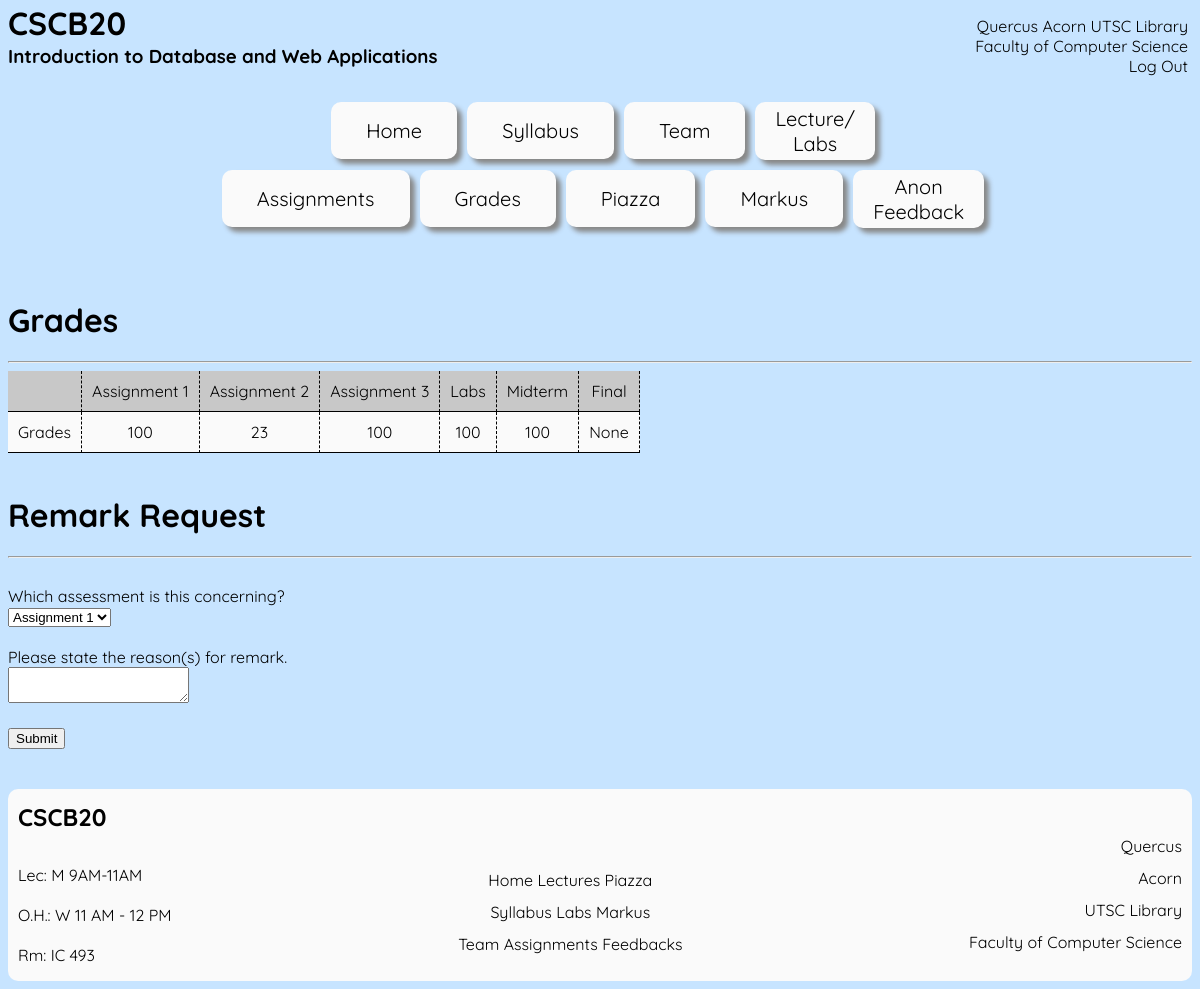
/grades.html (signed in), run on the app's committed database.
### tables this page shows
CREATE TABLE "Student" (
	"fname"	TEXT NOT NULL,
	"lname"	TEXT NOT NULL,
	"username"	TEXT NOT NULL UNIQUE,
	"password"	TEXT NOT NULL,
	"email"	TEXT NOT NULL, A1 NUMERIC 
    AFTER email, A2 NUMERIC 
    AFTER A1, A3 NUMERIC 
    AFTER A2, lab NUMERIC 
    AFTER A3, midterm NUMERIC 
    AFTER lab, final NUMERIC 
    AFTER midterm,
	PRIMARY KEY("username")
);

### app.py (the view, shortened to what this page needs)
@app.route('/grades.html')
def grade():
    if 'user' in session:
        if session['user'] != "":
            if session['type'] == 'student':
                db = get_db()
                db.row_factory = make_dicts
                student = query_db('select * from Student where username = ?', [session['user']], one=True)
                db.close()
                return render_template('grades.html', students = student)
    return redirect(url_for('root_after'))

### app.py (called while the page is built)
def get_db():
    db = getattr(g, '_database', None)
    if db is None:
        db = g._database = sqlite3.connect(DATABASE)
    return db

def make_dicts(cursor, row):
    return dict((cursor.description[idx][0], value)
                for idx, value in enumerate(row))

def query_db(query, args=(), one=False):
    cur = get_db().execute(query, args)
    rv = cur.fetchall()
    cur.close()
    return (rv[0] if rv else None) if one else rv

@app.teardown_appcontext
def close_connection(exception):
    db = getattr(g, '_database', None)
    if db is not None:
        db.close()

### templates/grades.html (shortened to what this page needs)
<!DOCTYPE html>
<html>
<head>
	<link rel="stylesheet" type="text/css" href="../static/header-footer.css">
	<link rel="stylesheet" type="text/css" href="../static/grades-instructor.css">
</head>
<body>
	<div class="fix">
		<div class="horizontal" id="moveable">
			<div class="spacing">
				<div class="coursecode">
					<h1>CSCB20</h1>
				</div>
				<div class="title">
					<h3>Introduction to Database and Web Applications</h3>
				</div>
			</div>
			<div class="space">
				<p>
					<a href="https://q.utoronto.ca/" target="_blank"> Quercus </a>  <a href="https://www.acorn.utoronto.ca/" target="_blank"> Acorn </a>  <a href="https://utsc.library.utoronto.ca/" target="_blank"> UTSC Library </a>  </br> <a href="https://www.utsc.utoronto.ca/cms/" target="_blank"> Faculty of Computer Science </a> </br> <a href="logout.html"> Log Out </a>
				</p>
			</div>
		</div>
		<div class="horizontal-h" id="options">
			<div class="halfheader-1">
				<div class="bar">
					<a href="index.html"  class="decoration">Home</a>
				</div>
				<div class="bar">
					<a href="syllabus.html" class="decoration">Syllabus</a>
				</div>
				<div class="bar">
					<a href="team.html" class="decoration">Team</a>
				</div>
				<div class="bar-s">
					<a href="lecture.html" class="decoration-s">Lecture/<br>Labs</a>
				</div>
			</div>
			<div class="halfheader-2">
				<div class="bar">
					<a href="assignment.html" class="decoration">Assignments</a>
				</div>
				<div class="bar">
					<a href="grades.html" class="decoration">Grades</a>
				</div>
				<div class="bar">
					<a href="https://piazza.com/class/k5l8ww7kz8l6f0" class="decoration">Piazza</a>
				</div>
				<div class="bar">
					<a href="https://markus.utsc.utoronto.ca/cscb20w20/?locale=en" class="decoration">Markus</a>
				</div>
				<div class="bar-s">
					<a href="feedback.html" class="decoration-s">Anon<br>Feedback</a>
				</div>
			</div>
		</div>
		<div>
			<br>
		</div>
	</div>
	<div>
		<h1>Grades</h1>
	</div>
	<div>
		<hr>
	</div>
	<div class="table">
		<div class="table-row">
			<div class="table-cell">
			</div>
			<div class="table-cell">
				Assignment 1
			</div>
			<div class="table-cell">
				Assignment 2
			</div>
			<div class="table-cell">
				Assignment 3
			</div>
			<div class="table-cell">
				Labs
			</div>
			<div class="table-cell">
				Midterm
			</div>
			<div class="table-cell">
				Final
			</div>
		</div>
		<div class="table-row">
			<div class="table-cell">
				Grades
			</div>
			<div class="table-cell">
				{{students['A1']}}
			</div>
			<div class="table-cell">
				{{students['A2']}}
			</div>
			<div class="table-cell">
				{{students['A3']}}
			</div>
			<div class="table-cell">
				{{students['lab']}}
			</div>
			<div class="table-cell">
				{{students['midterm']}}
			</div>
			<div class="table-cell">
				{{students['final']}}
			</div>
		</div>
	</div>
	<br>
	<div>
		<h1>Remark Request</h1>
	</div>
	<div>
		<hr>
	</div>
	<form method="post">
		<br>
		<div>
			<label>Which assessment is this concerning?
			</label>
			<br>
			<select name="Concern">
				<option value="Assignment 1">Assignment 1</option>
			</select>
		</div>
		<br>
		<div>
			<label>
				Please state the reason(s) for remark.
			</label>
			<br>
			<textarea name="remark">
			</textarea>
		</div>
		<br>
		<div>
			<input type="submit" name="submit">
		</div>
	</form>
	<br>
	<br>
	<div class="horizontal_and_colour" id="moveable">
		<div class="first_spacing">
			<div class="title">
				<h2>CSCB20</h2>
			</div>
			<div id="footercourse">
				<p>
					<br>Lec: M 9AM-11AM </br>
					<br>O.H.: W 11 AM - 12 PM </br>
					<br>Rm: IC 493 </br>
				</p>
			</div>
		</div>
		<div class="footertabs">
			<div>
				<a href="index.html">Home</a>
				<a href="lecture.html">Lectures</a>
				<a href=https://piazza.com/class/k5l8ww7kz8l6f0>Piazza</a>
			</div>
			<div>
				<a href="syllabus.html">Syllabus</a>
				<a href="lecture.html">Labs</a>
				<a href="https://markus.utsc.utoronto.ca/cscb20w20/?locale=en">Markus</a>
			</div>
			<div>
				<a href="team.html">Team</a>
				<a href="assignment.html">Assignments</a>
				<a href="feedback.html">Feedbacks</a>
			</div>
		</div>
		<div class="footerwebsites">
			<p>
				<a href="https://q.utoronto.ca/">Quercus</a> </br>
				<a href="https://www.acorn.utoronto.ca/">Acorn</a> </br>
				<a href="https://utsc.library.utoronto.ca/">UTSC Library</a> </br>
				<a href="https://www.utsc.utoronto.ca/cms/">Faculty of Computer Science</a>
			</p>
		</div>
	</div>
</body>
</html>

### static/header-footer.css (style rules this page uses)
.title { color: black; line-height: 1em; }
.space { margin-right: 20px; text-align: right; }
#moveable { justify-content: space-between; }
.horizontal { display: flex; padding-bottom: 10px; }
.horizontal-h { display: flex; padding-bottom: 10px; }
.halfheader-1 { display: flex; padding-bottom: 10px; justify-content: center; }
.halfheader-2 { display: flex; padding-bottom: 10px; justify-content: center; }
@media only screen and (max-width:1300px) { [class="horizontal-h"] { display: block; } }
.spacing { line-height: 30%; }
#options { justify-content: center; }
a:link { display: inline-block; }
.decoration { margin-right: 10px; padding: 16px 35px; text-decoration: none; box-sizing: border-box; color: black; text-align: center; background-color: rgb(250, 250, 250); cursor: pointer; border-radius: 10px; box-shadow: 5px 5px 5px #888888; font-size: 20px; }
.decoration-s { margin-right: 10px; padding: 4px 20px; text-decoration: none; box-sizing: border-box; color: black; text-align: center; background-color: rgb(250, 250, 250); cursor: pointer; border-radius: 10px; box-shadow: 5px 5px 5px #888888; font-size: 20px; }
.horizontal_and_colour { display: flex; background-color: rgb(250, 250, 250); border-radius: 10px; }
.first_spacing { margin-left: 10px; }
.footertabs { justify-content: space-between; text-align: center; line-height: 2em; margin-top: 75px; text-decoration: none; color: black; }
.footerwebsites { text-align: right; margin-top: 25px; margin-right: 10px; line-height: 2em; }
.fix { position: fixed; top:0; width: 100%; background-color: rgb(199, 228, 255); }
a { text-decoration: none; color: #000 }

### static/grades-instructor.css (style rules this page uses)
body { margin-top: 200px; background-color: rgb(199, 228, 255); font-family: 'Quicksand', sans-serif; }
@media only screen and (max-width:1300px) { body { margin-top: 300px; } }
.table { display: table; }
.table-row { display: table-row; text-align: center; background: rgb(250, 250, 250); }
.table-cell { display: table-cell; padding: 10px; border-bottom: 1px solid black; border-right: 1px dashed black; }
.table-row:nth-child(1) { background: rgb(200, 200, 200); }

### data on the page
Student: A1 "100", A2 "23", A3 "100", lab "100", midterm "100"

### other printed values
{{ students['final'] }} "None"
